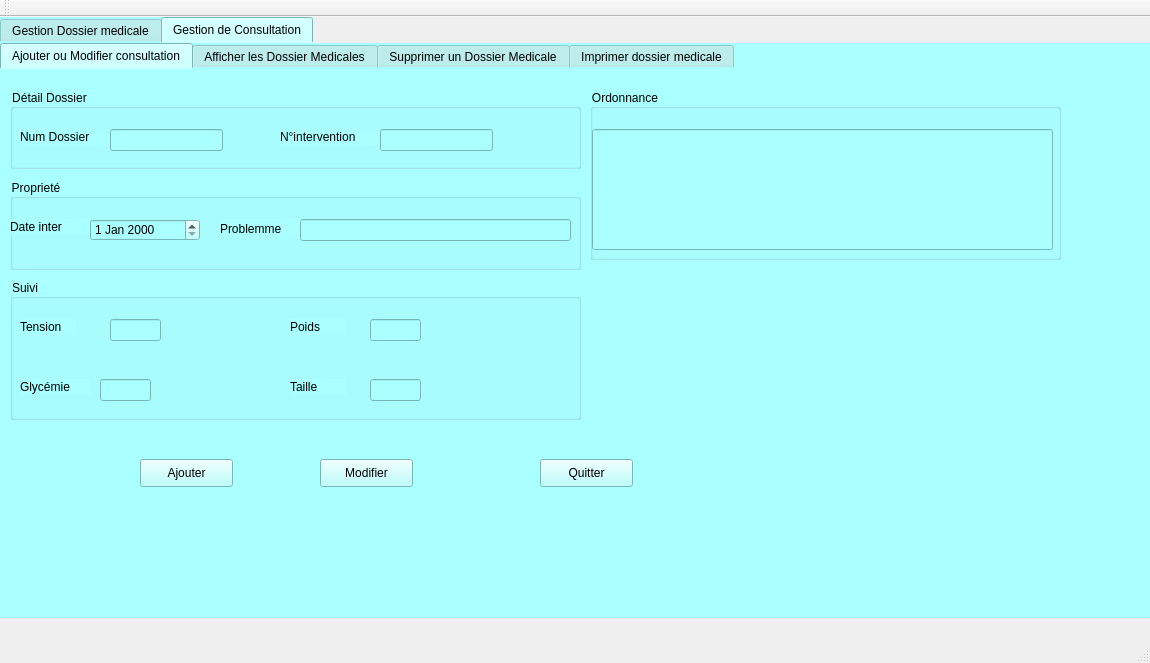
<?xml version="1.0" encoding="UTF-8"?>
<ui version="4.0">
 <class>MainWindow</class>
 <widget class="QMainWindow" name="MainWindow">
  <property name="geometry">
   <rect>
    <x>0</x>
    <y>0</y>
    <width>1150</width>
    <height>663</height>
   </rect>
  </property>
  <property name="windowTitle">
   <string>Dossier medicale</string>
  </property>
  <widget class="QWidget" name="centralWidget">
   <widget class="QTabWidget" name="tabWidget_2">
    <property name="geometry">
     <rect>
      <x>0</x>
      <y>0</y>
      <width>1281</width>
      <height>601</height>
     </rect>
    </property>
    <property name="styleSheet">
     <string notr="true">background-color: rgb(170, 255, 255);
border-bottom-color: rgb(11, 11, 11);
font: 9pt &quot;PT Bold Stars&quot;;</string>
    </property>
    <property name="currentIndex">
     <number>1</number>
    </property>
    <widget class="QWidget" name="tab_6">
     <attribute name="title">
      <string>Gestion Dossier medicale</string>
     </attribute>
     <widget class="QTabWidget" name="tabWidget">
      <property name="geometry">
       <rect>
        <x>0</x>
        <y>0</y>
        <width>1211</width>
        <height>661</height>
       </rect>
      </property>
      <property name="styleSheet">
       <string notr="true">background-color: rgb(170, 255, 255);</string>
      </property>
      <property name="currentIndex">
       <number>1</number>
      </property>
      <widget class="QWidget" name="tab">
       <attribute name="title">
        <string>Ajouter un Dossier Medicale</string>
       </attribute>
       <widget class="QGroupBox" name="groupBox_2">
        <property name="geometry">
         <rect>
          <x>20</x>
          <y>30</y>
          <width>531</width>
          <height>361</height>
         </rect>
        </property>
        <property name="title">
         <string>Ajout</string>
        </property>
        <widget class="QPushButton" name="anuuler_ajout">
         <property name="geometry">
          <rect>
           <x>350</x>
           <y>310</y>
           <width>93</width>
           <height>28</height>
          </rect>
         </property>
         <property name="text">
          <string>Annuler</string>
         </property>
        </widget>
        <widget class="QPushButton" name="pb_ajouter">
         <property name="geometry">
          <rect>
           <x>20</x>
           <y>310</y>
           <width>93</width>
           <height>28</height>
          </rect>
         </property>
         <property name="text">
          <string>Ajouter</string>
         </property>
        </widget>
        <widget class="QLineEdit" name="le_id">
         <property name="geometry">
          <rect>
           <x>120</x>
           <y>240</y>
           <width>251</width>
           <height>22</height>
          </rect>
         </property>
        </widget>
        <widget class="QLabel" name="label_3">
         <property name="geometry">
          <rect>
           <x>20</x>
           <y>240</y>
           <width>81</width>
           <height>16</height>
          </rect>
         </property>
         <property name="text">
          <string>ID Patient</string>
         </property>
        </widget>
        <widget class="QDateEdit" name="le_date_ajout">
         <property name="geometry">
          <rect>
           <x>170</x>
           <y>160</y>
           <width>121</width>
           <height>22</height>
          </rect>
         </property>
        </widget>
        <widget class="QLabel" name="label_2">
         <property name="geometry">
          <rect>
           <x>20</x>
           <y>160</y>
           <width>111</width>
           <height>16</height>
          </rect>
         </property>
         <property name="text">
          <string>Date de creation</string>
         </property>
        </widget>
        <widget class="QLabel" name="label">
         <property name="geometry">
          <rect>
           <x>20</x>
           <y>80</y>
           <width>101</width>
           <height>16</height>
          </rect>
         </property>
         <property name="text">
          <string>Num dossier</string>
         </property>
        </widget>
        <widget class="QLineEdit" name="le_num">
         <property name="geometry">
          <rect>
           <x>140</x>
           <y>80</y>
           <width>251</width>
           <height>22</height>
          </rect>
         </property>
        </widget>
        <widget class="QPushButton" name="consulter">
         <property name="geometry">
          <rect>
           <x>190</x>
           <y>310</y>
           <width>93</width>
           <height>28</height>
          </rect>
         </property>
         <property name="text">
          <string>Consulter</string>
         </property>
        </widget>
       </widget>
       <widget class="QTableView" name="tabdos1">
        <property name="geometry">
         <rect>
          <x>550</x>
          <y>150</y>
          <width>591</width>
          <height>101</height>
         </rect>
        </property>
       </widget>
      </widget>
      <widget class="QWidget" name="tab_2">
       <attribute name="title">
        <string>Afficher les Dossier Medicales</string>
       </attribute>
       <widget class="QTableView" name="tabdossier">
        <property name="geometry">
         <rect>
          <x>10</x>
          <y>130</y>
          <width>881</width>
          <height>381</height>
         </rect>
        </property>
       </widget>
       <widget class="QLineEdit" name="lineEdit">
        <property name="geometry">
         <rect>
          <x>130</x>
          <y>50</y>
          <width>131</width>
          <height>22</height>
         </rect>
        </property>
       </widget>
       <widget class="QLabel" name="label_8">
        <property name="geometry">
         <rect>
          <x>10</x>
          <y>50</y>
          <width>121</width>
          <height>20</height>
         </rect>
        </property>
        <property name="text">
         <string>ID_Patient</string>
        </property>
       </widget>
       <widget class="QPushButton" name="rech_doc">
        <property name="geometry">
         <rect>
          <x>450</x>
          <y>20</y>
          <width>131</width>
          <height>28</height>
         </rect>
        </property>
        <property name="text">
         <string>RECHERCHE</string>
        </property>
       </widget>
       <widget class="QPushButton" name="trie_doc">
        <property name="geometry">
         <rect>
          <x>450</x>
          <y>70</y>
          <width>131</width>
          <height>28</height>
         </rect>
        </property>
        <property name="text">
         <string>TRIEE PAR NUM</string>
        </property>
       </widget>
      </widget>
      <widget class="QWidget" name="tab_3">
       <attribute name="title">
        <string>Supprimer un Dossier Medicale</string>
       </attribute>
       <widget class="QGroupBox" name="groupBox">
        <property name="geometry">
         <rect>
          <x>10</x>
          <y>30</y>
          <width>551</width>
          <height>251</height>
         </rect>
        </property>
        <property name="title">
         <string>Suppression</string>
        </property>
        <widget class="QLabel" name="label_4">
         <property name="geometry">
          <rect>
           <x>200</x>
           <y>60</y>
           <width>131</width>
           <height>16</height>
          </rect>
         </property>
         <property name="text">
          <string>Numero de dossier </string>
         </property>
        </widget>
        <widget class="QLineEdit" name="le_num_sup">
         <property name="geometry">
          <rect>
           <x>160</x>
           <y>110</y>
           <width>201</width>
           <height>22</height>
          </rect>
         </property>
        </widget>
        <widget class="QPushButton" name="pushButton_2">
         <property name="geometry">
          <rect>
           <x>220</x>
           <y>180</y>
           <width>93</width>
           <height>28</height>
          </rect>
         </property>
         <property name="text">
          <string>Supprimer</string>
         </property>
        </widget>
       </widget>
      </widget>
      <widget class="QWidget" name="tab_4">
       <attribute name="title">
        <string>Modifier un Dossier medicale</string>
       </attribute>
       <widget class="QGroupBox" name="groupBox_3">
        <property name="geometry">
         <rect>
          <x>20</x>
          <y>20</y>
          <width>801</width>
          <height>371</height>
         </rect>
        </property>
        <property name="title">
         <string>Modification</string>
        </property>
        <widget class="QPushButton" name="annuler_modif">
         <property name="geometry">
          <rect>
           <x>390</x>
           <y>300</y>
           <width>93</width>
           <height>28</height>
          </rect>
         </property>
         <property name="text">
          <string>Annuler</string>
         </property>
        </widget>
        <widget class="QPushButton" name="pushButton_3">
         <property name="geometry">
          <rect>
           <x>180</x>
           <y>300</y>
           <width>93</width>
           <height>28</height>
          </rect>
         </property>
         <property name="text">
          <string>Modifier</string>
         </property>
        </widget>
        <widget class="QLabel" name="label_7">
         <property name="geometry">
          <rect>
           <x>20</x>
           <y>240</y>
           <width>81</width>
           <height>16</height>
          </rect>
         </property>
         <property name="text">
          <string>ID Patient</string>
         </property>
        </widget>
        <widget class="QLineEdit" name="le_idpatient_modif">
         <property name="geometry">
          <rect>
           <x>120</x>
           <y>230</y>
           <width>113</width>
           <height>22</height>
          </rect>
         </property>
        </widget>
        <widget class="QLabel" name="label_6">
         <property name="geometry">
          <rect>
           <x>10</x>
           <y>150</y>
           <width>111</width>
           <height>16</height>
          </rect>
         </property>
         <property name="text">
          <string>date de creation</string>
         </property>
        </widget>
        <widget class="QDateEdit" name="le_date_modif">
         <property name="geometry">
          <rect>
           <x>130</x>
           <y>140</y>
           <width>110</width>
           <height>22</height>
          </rect>
         </property>
        </widget>
        <widget class="QLineEdit" name="le_num_modif">
         <property name="geometry">
          <rect>
           <x>130</x>
           <y>70</y>
           <width>113</width>
           <height>22</height>
          </rect>
         </property>
        </widget>
        <widget class="QLabel" name="label_5">
         <property name="geometry">
          <rect>
           <x>10</x>
           <y>70</y>
           <width>111</width>
           <height>16</height>
          </rect>
         </property>
         <property name="text">
          <string>Num dossier</string>
         </property>
        </widget>
       </widget>
      </widget>
      <widget class="QWidget" name="tab_5">
       <attribute name="title">
        <string>Imprimer dossier medicale</string>
       </attribute>
       <widget class="QTextEdit" name="textEdit">
        <property name="geometry">
         <rect>
          <x>60</x>
          <y>20</y>
          <width>921</width>
          <height>491</height>
         </rect>
        </property>
       </widget>
       <widget class="QPushButton" name="Impdos">
        <property name="geometry">
         <rect>
          <x>1000</x>
          <y>50</y>
          <width>121</width>
          <height>28</height>
         </rect>
        </property>
        <property name="text">
         <string>Imprimer</string>
        </property>
       </widget>
      </widget>
     </widget>
    </widget>
    <widget class="QWidget" name="tab_7">
     <attribute name="title">
      <string>Gestion de Consultation</string>
     </attribute>
     <widget class="QTabWidget" name="tabWidget_3">
      <property name="geometry">
       <rect>
        <x>0</x>
        <y>0</y>
        <width>1211</width>
        <height>661</height>
       </rect>
      </property>
      <property name="styleSheet">
       <string notr="true">background-color: rgb(170, 255, 255);</string>
      </property>
      <property name="currentIndex">
       <number>0</number>
      </property>
      <widget class="QWidget" name="tab_8">
       <attribute name="title">
        <string>Ajouter ou Modifier consultation</string>
       </attribute>
       <widget class="QGroupBox" name="groupBox_4">
        <property name="geometry">
         <rect>
          <x>10</x>
          <y>20</y>
          <width>571</width>
          <height>80</height>
         </rect>
        </property>
        <property name="title">
         <string>Détail Dossier</string>
        </property>
        <widget class="QLabel" name="label_9">
         <property name="geometry">
          <rect>
           <x>10</x>
           <y>40</y>
           <width>56</width>
           <height>16</height>
          </rect>
         </property>
         <property name="text">
          <string/>
         </property>
        </widget>
        <widget class="QLabel" name="label_10">
         <property name="geometry">
          <rect>
           <x>10</x>
           <y>40</y>
           <width>91</width>
           <height>16</height>
          </rect>
         </property>
         <property name="text">
          <string>Num Dossier</string>
         </property>
        </widget>
        <widget class="QLabel" name="label_11">
         <property name="geometry">
          <rect>
           <x>270</x>
           <y>40</y>
           <width>101</width>
           <height>16</height>
          </rect>
         </property>
         <property name="text">
          <string>N°intervention</string>
         </property>
        </widget>
        <widget class="QLineEdit" name="numc">
         <property name="geometry">
          <rect>
           <x>100</x>
           <y>40</y>
           <width>113</width>
           <height>22</height>
          </rect>
         </property>
        </widget>
        <widget class="QLineEdit" name="nintervaj">
         <property name="geometry">
          <rect>
           <x>370</x>
           <y>40</y>
           <width>113</width>
           <height>22</height>
          </rect>
         </property>
        </widget>
       </widget>
       <widget class="QGroupBox" name="groupBox_7">
        <property name="geometry">
         <rect>
          <x>10</x>
          <y>110</y>
          <width>571</width>
          <height>91</height>
         </rect>
        </property>
        <property name="title">
         <string>Proprieté</string>
        </property>
        <widget class="QLabel" name="label_17">
         <property name="geometry">
          <rect>
           <x>0</x>
           <y>40</y>
           <width>81</width>
           <height>16</height>
          </rect>
         </property>
         <property name="text">
          <string>Date inter</string>
         </property>
        </widget>
        <widget class="QLabel" name="label_18">
         <property name="geometry">
          <rect>
           <x>210</x>
           <y>40</y>
           <width>81</width>
           <height>20</height>
          </rect>
         </property>
         <property name="text">
          <string>Problemme</string>
         </property>
        </widget>
        <widget class="QDateEdit" name="dinteraj">
         <property name="geometry">
          <rect>
           <x>80</x>
           <y>40</y>
           <width>110</width>
           <height>22</height>
          </rect>
         </property>
        </widget>
        <widget class="QLineEdit" name="probaj">
         <property name="geometry">
          <rect>
           <x>290</x>
           <y>40</y>
           <width>271</width>
           <height>22</height>
          </rect>
         </property>
        </widget>
       </widget>
       <widget class="QGroupBox" name="groupBox_8">
        <property name="geometry">
         <rect>
          <x>10</x>
          <y>210</y>
          <width>571</width>
          <height>141</height>
         </rect>
        </property>
        <property name="title">
         <string>Suivi</string>
        </property>
        <widget class="QLabel" name="label_19">
         <property name="geometry">
          <rect>
           <x>10</x>
           <y>40</y>
           <width>56</width>
           <height>16</height>
          </rect>
         </property>
         <property name="text">
          <string>Tension</string>
         </property>
        </widget>
        <widget class="QLabel" name="label_20">
         <property name="geometry">
          <rect>
           <x>10</x>
           <y>100</y>
           <width>71</width>
           <height>16</height>
          </rect>
         </property>
         <property name="text">
          <string>Glycémie</string>
         </property>
        </widget>
        <widget class="QLabel" name="label_21">
         <property name="geometry">
          <rect>
           <x>280</x>
           <y>40</y>
           <width>56</width>
           <height>16</height>
          </rect>
         </property>
         <property name="text">
          <string>Poids</string>
         </property>
        </widget>
        <widget class="QLabel" name="label_22">
         <property name="geometry">
          <rect>
           <x>280</x>
           <y>100</y>
           <width>56</width>
           <height>16</height>
          </rect>
         </property>
         <property name="text">
          <string>Taille</string>
         </property>
        </widget>
        <widget class="QLineEdit" name="tnaj">
         <property name="geometry">
          <rect>
           <x>100</x>
           <y>40</y>
           <width>51</width>
           <height>22</height>
          </rect>
         </property>
        </widget>
        <widget class="QLineEdit" name="glaj">
         <property name="geometry">
          <rect>
           <x>90</x>
           <y>100</y>
           <width>51</width>
           <height>22</height>
          </rect>
         </property>
        </widget>
        <widget class="QLineEdit" name="pdaj">
         <property name="geometry">
          <rect>
           <x>360</x>
           <y>40</y>
           <width>51</width>
           <height>22</height>
          </rect>
         </property>
        </widget>
        <widget class="QLineEdit" name="tlaj">
         <property name="geometry">
          <rect>
           <x>360</x>
           <y>100</y>
           <width>51</width>
           <height>22</height>
          </rect>
         </property>
        </widget>
       </widget>
       <widget class="QGroupBox" name="groupBox_9">
        <property name="geometry">
         <rect>
          <x>590</x>
          <y>20</y>
          <width>471</width>
          <height>171</height>
         </rect>
        </property>
        <property name="title">
         <string>Ordonnance</string>
        </property>
        <widget class="QLineEdit" name="ordaj">
         <property name="geometry">
          <rect>
           <x>2</x>
           <y>40</y>
           <width>461</width>
           <height>121</height>
          </rect>
         </property>
        </widget>
       </widget>
       <widget class="QPushButton" name="ajouterconsu">
        <property name="geometry">
         <rect>
          <x>140</x>
          <y>390</y>
          <width>93</width>
          <height>28</height>
         </rect>
        </property>
        <property name="text">
         <string>Ajouter</string>
        </property>
       </widget>
       <widget class="QPushButton" name="Quitterc">
        <property name="geometry">
         <rect>
          <x>540</x>
          <y>390</y>
          <width>93</width>
          <height>28</height>
         </rect>
        </property>
        <property name="text">
         <string>Quitter</string>
        </property>
       </widget>
       <widget class="QPushButton" name="modif">
        <property name="geometry">
         <rect>
          <x>320</x>
          <y>390</y>
          <width>93</width>
          <height>28</height>
         </rect>
        </property>
        <property name="text">
         <string>Modifier</string>
        </property>
       </widget>
      </widget>
      <widget class="QWidget" name="tab_9">
       <attribute name="title">
        <string>Afficher les Dossier Medicales</string>
       </attribute>
       <widget class="QTableView" name="tabconsu">
        <property name="geometry">
         <rect>
          <x>20</x>
          <y>130</y>
          <width>981</width>
          <height>381</height>
         </rect>
        </property>
       </widget>
       <widget class="QLineEdit" name="intervcherch">
        <property name="geometry">
         <rect>
          <x>150</x>
          <y>50</y>
          <width>131</width>
          <height>22</height>
         </rect>
        </property>
       </widget>
       <widget class="QLabel" name="label_12">
        <property name="geometry">
         <rect>
          <x>10</x>
          <y>50</y>
          <width>121</width>
          <height>20</height>
         </rect>
        </property>
        <property name="text">
         <string>N°intervention</string>
        </property>
       </widget>
       <widget class="QPushButton" name="rechc">
        <property name="geometry">
         <rect>
          <x>450</x>
          <y>20</y>
          <width>131</width>
          <height>28</height>
         </rect>
        </property>
        <property name="text">
         <string>RECHERCHE</string>
        </property>
       </widget>
       <widget class="QPushButton" name="triec">
        <property name="geometry">
         <rect>
          <x>450</x>
          <y>70</y>
          <width>131</width>
          <height>28</height>
         </rect>
        </property>
        <property name="text">
         <string>TRIEE PAR NUM</string>
        </property>
       </widget>
      </widget>
      <widget class="QWidget" name="tab_10">
       <attribute name="title">
        <string>Supprimer un Dossier Medicale</string>
       </attribute>
       <widget class="QGroupBox" name="groupBox_5">
        <property name="geometry">
         <rect>
          <x>10</x>
          <y>30</y>
          <width>551</width>
          <height>251</height>
         </rect>
        </property>
        <property name="title">
         <string>Suppression</string>
        </property>
        <widget class="QLabel" name="label_13">
         <property name="geometry">
          <rect>
           <x>190</x>
           <y>50</y>
           <width>161</width>
           <height>16</height>
          </rect>
         </property>
         <property name="text">
          <string>Numero d intervention</string>
         </property>
        </widget>
        <widget class="QLineEdit" name="numinsup">
         <property name="geometry">
          <rect>
           <x>160</x>
           <y>110</y>
           <width>201</width>
           <height>22</height>
          </rect>
         </property>
        </widget>
        <widget class="QPushButton" name="supc">
         <property name="geometry">
          <rect>
           <x>220</x>
           <y>180</y>
           <width>93</width>
           <height>28</height>
          </rect>
         </property>
         <property name="text">
          <string>Supprimer</string>
         </property>
        </widget>
       </widget>
      </widget>
      <widget class="QWidget" name="tab_12">
       <attribute name="title">
        <string>Imprimer dossier medicale</string>
       </attribute>
       <widget class="QTextEdit" name="textEdit_2">
        <property name="geometry">
         <rect>
          <x>60</x>
          <y>20</y>
          <width>921</width>
          <height>491</height>
         </rect>
        </property>
       </widget>
       <widget class="QPushButton" name="Impdos_2">
        <property name="geometry">
         <rect>
          <x>1000</x>
          <y>50</y>
          <width>121</width>
          <height>28</height>
         </rect>
        </property>
        <property name="text">
         <string>Imprimer</string>
        </property>
       </widget>
      </widget>
     </widget>
    </widget>
   </widget>
  </widget>
  <widget class="QMenuBar" name="menuBar">
   <property name="geometry">
    <rect>
     <x>0</x>
     <y>0</y>
     <width>1150</width>
     <height>26</height>
    </rect>
   </property>
  </widget>
  <widget class="QToolBar" name="mainToolBar">
   <attribute name="toolBarArea">
    <enum>TopToolBarArea</enum>
   </attribute>
   <attribute name="toolBarBreak">
    <bool>false</bool>
   </attribute>
  </widget>
  <widget class="QStatusBar" name="statusBar"/>
 </widget>
 <layoutdefault spacing="6" margin="11"/>
 <resources/>
 <connections/>
</ui>
